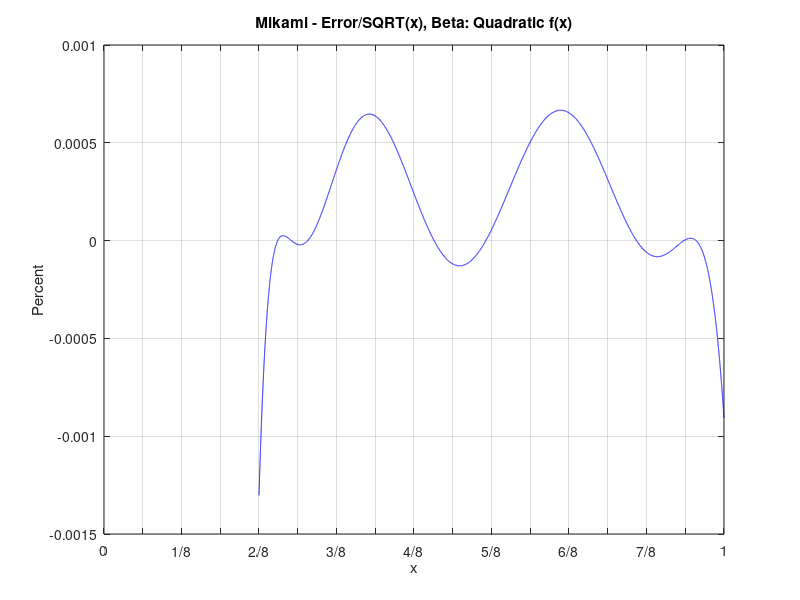

Write MATLAB code to recreate this figure.
%  MATLAB code in conjunction with:
% 
%     M. Allie and R. Lyons, "A Root of Less Evil", IEEE Signal 
%     Processing Magazine, DSP Tips & Tricks column, Vol. 22,
%     No. 2, March 2005. 
%
%  Models the Nonlinear IIR Filter (NIIRF) square root algorithm
%  from Reference [1] in the above article.
%
%    The acceleration factor "Beta" is computed from a 
%    quadratic equation as a function of input "x".
%

clear
NumPts = 32768;  % Change to 16384 for Student version of MATLAB
x=[0.25:1/NumPts:1];
P0 = 2/3.*x+.354167;

Beta = 0.763*x.*x-1.5688*x+1.314;

P1 = Beta.*(x-(P0.*P0))+P0;
P2 = Beta.*(x-(P1.*P1))+P1;

er=sqrt(x)-P2;
per=er./sqrt(x);
s_per=per*per';
ms_per=s_per/length(x);

er1=sqrt(x)-P1;
per1=er1./sqrt(x);
s_per1=per1*per1';
ms_per1=s_per1/length(x);

figure;
plot(x,per*100,'b');
grid;
title('Mikami - Error/SQRT(x), Beta: Quadratic f(x)');
xlabel('x')
ylabel('Percent')
v=axis;
axis([0,1,v(3),v(4)]);
set(gca,'xtick',[0,1/16,2/16,3/16,4/16,5/16,6/16,7/16,8/16,9/16,10/16,11/16,12/16,13/16,14/16,15/16,16/16,]);
set(gca,'XTickLabel',{'0',' ','1/8',' ','2/8',' ','3/8',' ','4/8',' ','5/8',' ','6/8',' ','7/8 ',' ','1',});

disp(sprintf(' Float Mikami Algorithm 2 iterations Beta = Quad f(x) : Values in percent except mse'))
disp(sprintf(' Mean Squared Error = %e     Maximum Error = %e',ms_per,max(abs(per))*100))
disp(sprintf(' Average Error = %e     Variance = %e',mean(abs(per))*100, std(per*100)^2))
disp(' ')
disp(sprintf(' Float Mikami Algorithm 1 iteration Beta = Quad f(x) : Values in percent except mse'))
disp(sprintf(' Mean Squared Error = %e     Maximum Error = %e',ms_per1,max(abs(per1))*100))
disp(sprintf(' Average Error = %e     Variance = %e',mean(abs(per1))*100, std(per1*100)^2))


